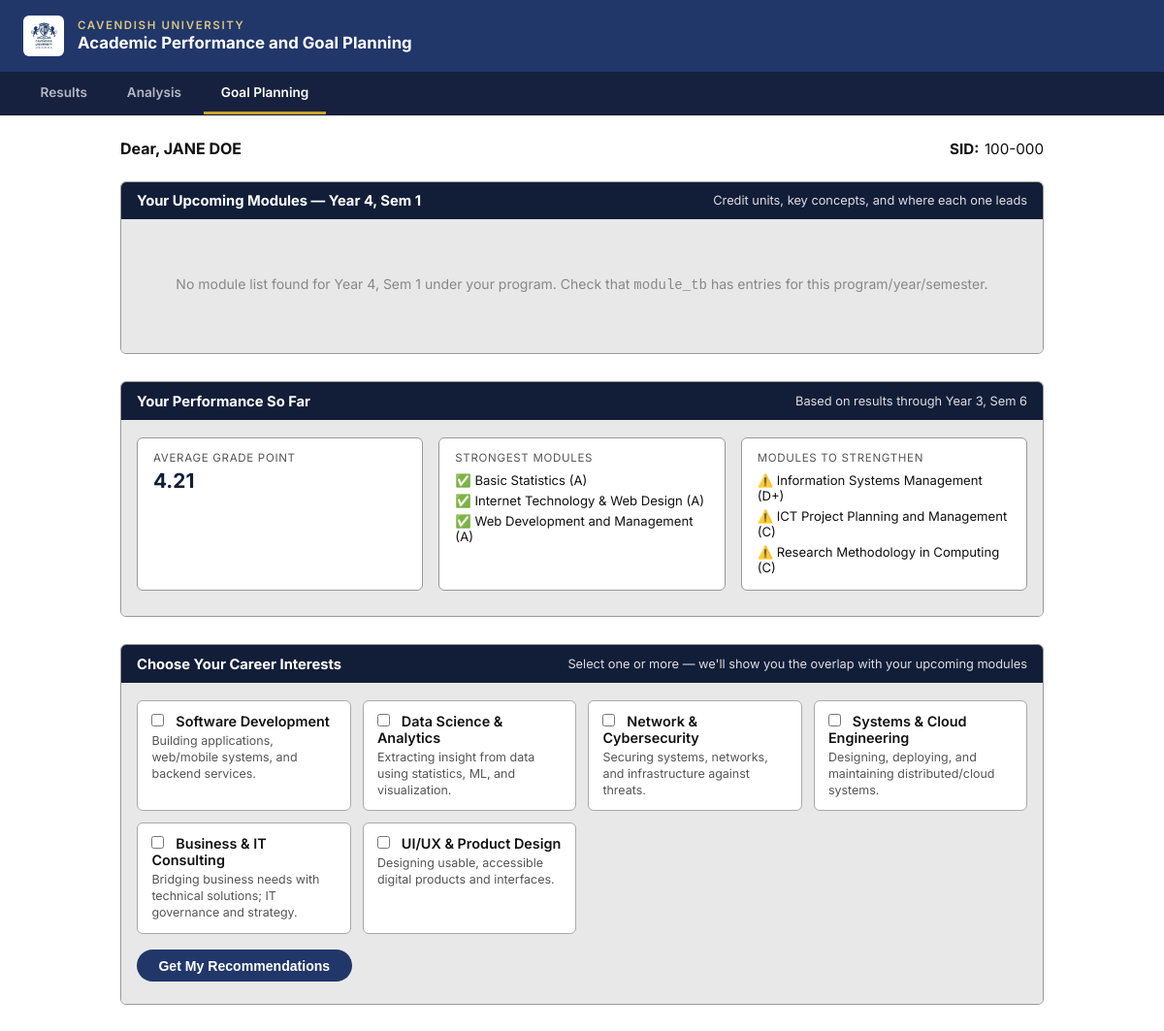
The app's page /GoalPlanning.php (signed in) with its own data.
### tables this page shows
CREATE TABLE IF NOT EXISTS `program_tb` (
  `ID` int NOT NULL,
  `program_code` varchar(10) NOT NULL,
  `program_name` varchar(150) NOT NULL,
  `program_dept` varchar(150) NOT NULL,
  `program_faculty` varchar(150) NOT NULL,
  `student_ID` varchar(10) NOT NULL,
  PRIMARY KEY (`program_code`),
  UNIQUE KEY `ID` (`ID`),
  UNIQUE KEY `student_ID` (`student_ID`)
);

CREATE TABLE IF NOT EXISTS `student_tb` (
  `ID` int NOT NULL AUTO_INCREMENT,
  `student_ID` varchar(10) NOT NULL,
  `student_name` varchar(100) NOT NULL,
  `student_email` varchar(50) NOT NULL,
  `student_password` varchar(20) NOT NULL,
  `program_code` varchar(10) NOT NULL,
  `gender` enum('M','F') NOT NULL,
  `nationality` varchar(100) NOT NULL,
  `date_of_birth` date NOT NULL,
  `intake_year` int NOT NULL,
  `intake_session` enum('JAN','MAY','AUG') NOT NULL,
  `mode_of_entry` enum('Direct','Transfer','Foundation','Mature','Diploma') NOT NULL,
  PRIMARY KEY (`ID`),
  UNIQUE KEY `student_ID` (`student_ID`)
);

CREATE TABLE IF NOT EXISTS `results_tb` (
  `ID` int NOT NULL AUTO_INCREMENT,
  `module_code` varchar(10) NOT NULL,
  `student_ID` varchar(10) NOT NULL,
  `year_no` int NOT NULL,
  `sem_no` int NOT NULL,
  `cat1_mk` int NOT NULL,
  `cat2_mk` int NOT NULL,
  `exam_mk` int NOT NULL,
  `grade_point` decimal(3,2) NOT NULL,
  `letter_grade` varchar(5) NOT NULL,
  `final_total` int NOT NULL,
  `status_retake_pass` varchar(20) NOT NULL,
  `created_at` timestamp NOT NULL,
  PRIMARY KEY (`ID`),
  KEY `module_code` (`module_code`),
  KEY `student_ID` (`student_ID`),
  KEY `letter_grade` (`letter_grade`),
  KEY `grade_point_2` (`grade_point`)
);

CREATE TABLE IF NOT EXISTS `module_tb` (
  `ID` int NOT NULL,
  `module_code` varchar(10) NOT NULL,
  `module_name` varchar(250) NOT NULL,
  `year_no` int NOT NULL,
  `sem_no` int NOT NULL,
  `program_code` varchar(10) NOT NULL,
  `credit_unit` decimal(3,1) NOT NULL,
  PRIMARY KEY (`ID`),
  UNIQUE KEY `module_code_2` (`module_code`),
  KEY `module_code` (`module_code`),
  KEY `program_code` (`program_code`)
);

### GoalPlanning.php (the view, shortened to what this page needs)
<?php
$db_host = "127.0.0.1";
$db_port = "3306";
$db_name = "apaagps_db";
$db_user = "root";
$db_pass = "";
$studentID = $_SESSION["student_ID"];
try {
    $dsn = "mysql:host={$db_host};port={$db_port};dbname={$db_name};charset=utf8mb4";
    $pdo = new PDO($dsn, $db_user, $db_pass, [
        PDO::ATTR_ERRMODE            => PDO::ERRMODE_EXCEPTION,
        PDO::ATTR_DEFAULT_FETCH_MODE => PDO::FETCH_ASSOC,
        PDO::ATTR_EMULATE_PREPARES   => false,
    ]);
} catch (PDOException $e) {
    die("Database connection failed: " . $e->getMessage());
}
$stmtS = $pdo->prepare("
    SELECT s.student_ID, s.student_name, s.program_code,
           p.program_name, p.program_faculty
    FROM   student_tb s
    JOIN   program_tb p ON s.program_code = p.program_code
    WHERE  s.student_ID = ?
    LIMIT  1
");
$stmtS->execute([$studentID]);
$student = $stmtS->fetch();
$careerOptions = [
    "Software Development"        => "Building applications, web/mobile systems, and backend services.",
    "Data Science & Analytics"    => "Extracting insight from data using statistics, ML, and visualization.",
    "Network & Cybersecurity"     => "Securing systems, networks, and infrastructure against threats.",
    "Systems & Cloud Engineering" => "Designing, deploying, and maintaining distributed/cloud systems.",
    "Business & IT Consulting"    => "Bridging business needs with technical solutions; IT governance and strategy.",
    "UI/UX & Product Design"      => "Designing usable, accessible digital products and interfaces.",
];
$selectedCareers = $_POST["careers"] ?? [];
$selectedCareers = array_intersect($selectedCareers, array_keys($careerOptions));
$stmtR = $pdo->prepare("
    SELECT r.year_no, r.sem_no, r.module_code, m.module_name, m.credit_unit,
           r.cat1_mk, r.cat2_mk, r.exam_mk, r.final_total,
           r.letter_grade, r.grade_point, r.status_retake_pass
    FROM   results_tb r
    JOIN   module_tb  m ON r.module_code = m.module_code
    WHERE  r.student_ID = ?
    ORDER  BY r.year_no ASC, r.sem_no ASC
");
$stmtR->execute([$studentID]);
$pastResults = $stmtR->fetchAll();
$hasResults = !empty($pastResults);
$latestYear = 1;
$latestSem  = 1;
if ($hasResults) {
    foreach ($pastResults as $r) {
        if ((int)$r["year_no"] > $latestYear ||
            ((int)$r["year_no"] === $latestYear && (int)$r["sem_no"] > $latestSem)) {
            $latestYear = (int)$r["year_no"];
            $latestSem  = (int)$r["sem_no"];
        }
    }
}
if ($latestSem === 1) {
    $nextYear = $latestYear;
    $nextSem  = 2;
} else {
    $nextYear = $latestYear + 1;
    $nextSem  = 1;
}
$stmtNext = $pdo->prepare("
    SELECT module_code, module_name, year_no, sem_no, credit_unit
    FROM   module_tb
    WHERE  program_code = ?
      AND  year_no = ?
      AND  sem_no  = ?
    ORDER  BY module_code ASC
");
$stmtNext->execute([$student["program_code"], $nextYear, $nextSem]);
$nextModules = $stmtNext->fetchAll();
$performanceSummary = [
    "overall_avg_gp" => null,
    "strongest"      => [],
    "weakest"        => [],
    "retakes"        => [],
];
if ($hasResults) {
    $totalGP = 0;
    $count   = 0;
    foreach ($pastResults as $r) {
        $totalGP += (float)$r["grade_point"];
        $count++;
    }
    $performanceSummary["overall_avg_gp"] = $count ? round($totalGP / $count, 2) : null;
    $sorted = $pastResults;
    usort($sorted, fn($a, $b) => $b["grade_point"] <=> $a["grade_point"]);
    $performanceSummary["strongest"] = array_slice($sorted, 0, 3);
    $performanceSummary["weakest"]   = array_slice(array_reverse($sorted), 0, 3);
}
function buildModuleDetails(array $nextModules, array $allNextModulesForCgpaContext): array {
    $details = [];
    return $details;
}
$moduleDetails = buildModuleDetails($nextModules, $nextModules);
?>
<!DOCTYPE html>
<html lang="en">
<head>
</head>
<body>
<header class="site-header">
    <img class="crest" src="images/cu_logo.jpg" alt="Cavendish University crest">
    <div class="header-text">
        <span class="uni-name">Cavendish University</span>
        <span class="portal-title">Academic Performance and Goal Planning</span>
    </div>
</header>
<nav class="tab-nav">
    <a class="tab-btn" href="ExamResultInterface.php">Results</a>
    <a class="tab-btn" href="Analysis.php">Analysis</a>
    <span class="tab-btn active">Goal Planning</span>
</nav>
<main class="page-wrap">
    <div class="student-row">
        <div class="student-name">Dear, <?= htmlspecialchars(strtoupper($student["student_name"])) ?></div>
        <div class="student-sid"><strong>SID:</strong><?= htmlspecialchars($student["student_ID"]) ?></div>
    </div>
    <div class="card">
        <div class="card-header">
            Your Upcoming Modules — Year <?= $nextYear ?>, Sem <?= $nextSem ?>
            <span class="card-sub">Credit units, key concepts, and where each one leads</span>
        </div>
        <div class="card-body">
            <?php if (empty($moduleDetails)): ?>
                <p class="empty">No module list found for Year <?= $nextYear ?>, Sem <?= $nextSem ?> under your program. Check that <code>module_tb</code> has entries for this program/year/semester.</p>
            <?php endif; ?>
        </div>
    </div>
    <?php if ($hasResults): ?>
    <div class="card">
        <div class="card-header">
            Your Performance So Far
            <span class="card-sub">Based on results through Year <?= $latestYear ?>, Sem <?= $latestSem ?></span>
        </div>
        <div class="card-body">
            <div class="stat-row">
                <div class="stat-box">
                    <div class="label">Average Grade Point</div>
                    <div class="value"><?= $performanceSummary["overall_avg_gp"] ?? '—' ?></div>
                </div>
                <div class="stat-box">
                    <div class="label">Strongest Modules</div>
                    <ul class="mini-list">
                        <?php foreach ($performanceSummary["strongest"] as $s): ?>
                        <li>✅ <?= htmlspecialchars($s["module_name"]) ?> (<?= htmlspecialchars($s["letter_grade"]) ?>)</li>
                        <?php endforeach; ?>
                    </ul>
                </div>
                <div class="stat-box">
                    <div class="label">Modules to Strengthen</div>
                    <ul class="mini-list">
                        <?php foreach ($performanceSummary["weakest"] as $w): ?>
                        <li>⚠️ <?= htmlspecialchars($w["module_name"]) ?> (<?= htmlspecialchars($w["letter_grade"]) ?>)</li>
                        <?php endforeach; ?>
                    </ul>
                </div>
            </div>
        </div>
    </div>
    <?php endif; ?>
    <div class="card">
        <div class="card-header">
            Choose Your Career Interests
            <span class="card-sub">Select one or more — we'll show you the overlap with your upcoming modules</span>
        </div>
        <div class="card-body">
            <form method="POST" action="GoalPlanning.php">
                <div class="career-grid">
                    <?php foreach ($careerOptions as $name => $desc): ?>
                    <label class="career-option <?= in_array($name, $selectedCareers) ? 'checked' : '' ?>">
                        <input type="checkbox" name="careers[]" value="<?= htmlspecialchars($name) ?>"
                               <?= in_array($name, $selectedCareers) ? 'checked' : '' ?>>
                        <span class="career-title"><?= htmlspecialchars($name) ?></span>
                        <div class="career-desc"><?= htmlspecialchars($desc) ?></div>
                    </label>
                    <?php endforeach; ?>
                </div>
                <button type="submit" class="btn-submit">Get My Recommendations</button>
            </form>
        </div>
    </div>
</main>
</body>
</html>

### GoalPlanning.php (style rules this page uses)
*, *::before, *::after { box-sizing: border-box; margin: 0; padding: 0; }
body { font-family: 'Inter', sans-serif; font-size: 14px; color: #111; background: #fff; }
.site-header { display: flex; align-items: center; gap: 0.9rem; padding: 1rem 1.5rem; background: #213769; border-bottom: 1px solid #16213f; }
.site-header .crest { width: 2.6rem; height: 2.6rem; object-fit: contain; flex: 0 0 auto; background: #fff; border-radius: 6px; padding: 2px; }
.header-text { display: flex; flex-direction: column; line-height: 1.25; }
.site-header .uni-name { font-weight: 600; font-size: .72rem; letter-spacing: .14em; text-transform: uppercase; color: #d9c581; }
.site-header .portal-title { font-weight: 700; font-size: 1.05rem; color: #fff; }
.tab-nav { display: flex; gap: .35rem; padding: 0 1.5rem; background: #16213f; border-bottom: 1px solid #0d1730; }
.tab-btn { padding: .8rem 1.1rem .7rem; border: none; background: transparent; font-size: .85rem; font-weight: 600; cursor: pointer; color: rgba(255,255,255,0.68); text-decoration: none; border-bottom: 3px solid transparent; transition: color .15s, border-color .15s, background .15s; }
.tab-btn.active { color: #fff; border-bottom-color: #c9a227; }
.page-wrap { max-width: 1000px; margin: 1.5rem auto; padding: 0 1.5rem 3rem; }
.student-row { display: flex; justify-content: space-between; align-items: baseline; margin-bottom: 1.5rem; }
.student-name { font-size: 1rem; font-weight: 700; }
.student-sid { font-size: .95rem; font-weight: 400; }
.student-sid strong { font-weight: 700; margin-right: .35rem; }
.card { border: 1px solid #999; border-radius: 6px; margin-bottom: 1.75rem; overflow: hidden; }
.card-header { background: #121e38; color: #fff; font-weight: 700; font-size: .92rem; padding: .65rem 1rem; display: flex; align-items: center; justify-content: space-between; flex-wrap: wrap; gap: .5rem; }
.card-sub { font-size: .8rem; font-weight: 400; opacity: .85; }
.card-body { background: #e8e8e8; padding: 1.1rem 1rem 1.4rem; }
.career-grid { display: grid; grid-template-columns: repeat(auto-fit, minmax(220px, 1fr)); gap: .75rem; }
.career-option { background: #fff; border: 1px solid #aaa; border-radius: 6px; padding: .75rem .9rem; cursor: pointer; transition: border-color .15s, background .15s; display: block; }
.career-option input { margin-right: .5rem; }
.career-option .career-title { font-weight: 600; font-size: .9rem; }
.career-option .career-desc { font-size: .78rem; color: #555; margin-top: .25rem; line-height: 1.35; }
.btn-submit { margin-top: 1rem; padding: .55rem 1.4rem; border: none; border-radius: 20px; background: #213769; color: #fff; font-weight: 600; font-size: .88rem; cursor: pointer; }
.stat-row { display: flex; gap: 1rem; flex-wrap: wrap; margin-bottom: .25rem; }
.stat-box { flex: 1; min-width: 150px; background: #fff; border: 1px solid #999; border-radius: 6px; padding: .8rem 1rem; }
.stat-box .label { font-size: .72rem; text-transform: uppercase; letter-spacing: .06em; color: #555; margin-bottom: .25rem; }
.stat-box .value { font-size: 1.3rem; font-weight: 700; color: #121e38; }
.mini-list { list-style: none; margin-top: .4rem; font-size: .82rem; }
.mini-list li { padding: .15rem 0; }
.empty { text-align: center; padding: 2.5rem 1rem; color: #888; }

### records on screen
program_tb: student_tb.student_name "JANE DOE", student_tb.student_ID "100-000"
results_tb: year_no "4", sem_no "1", year_no "3", sem_no "6"
results_tb: module_tb.module_name "Basic Statistics", letter_grade "A"
results_tb: module_tb.module_name "Internet Technology & Web Design", letter_grade "A"
results_tb: module_tb.module_name "Web Development and Management", letter_grade "A"
results_tb: module_tb.module_name "Information Systems Management", letter_grade "D+"
results_tb: module_tb.module_name "ICT Project Planning and Management", letter_grade "C"
results_tb: module_tb.module_name "Research Methodology in Computing", letter_grade "C"

### other values on screen
$performanceSummary["overall_avg_gp"] "4.21"
$name "Software Development"
$desc "Building applications, web/mobile systems, and backend services."
$name "Data Science & Analytics"
$desc "Extracting insight from data using statistics, ML, and visualization."
$name "Network & Cybersecurity"
$desc "Securing systems, networks, and infrastructure against threats."
$name "Systems & Cloud Engineering"
$desc "Designing, deploying, and maintaining distributed/cloud systems."
$name "Business & IT Consulting"
$desc "Bridging business needs with technical solutions; IT governance and strategy."
$name "UI/UX & Product Design"
$desc "Designing usable, accessible digital products and interfaces."
